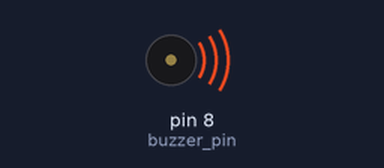
Simulated run of this sketch. Board: Arduino Nano, built with avr-gcc and run on an emulated ATmega328P. Parts: buzzer (waves = sounding).

Above: at 0.2 s.
Timing chart, 0 to 7.9 s (numbered marks = the images above):
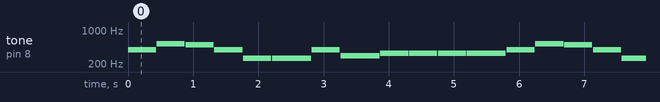

Measured:
- by itself, tone on pin 8 (buzzer_pin): plays 392 Hz for 0.43 s, 523 Hz for 0.43 s, 494 Hz for 0.43 s, 392 Hz for 0.43 s, 262 Hz for 0.43 s, 262 Hz for 0.60 s … (267 notes in this stretch)

The sketch:

musicZJL.ino
```cpp
/*------------音符对应蜂鸣器频率------------*/

#define B0  31
#define C1  33
#define CS1 35
#define D1  37
#define DS1 39
#define E1  41
#define F1  44
#define FS1 46
#define G1  49
#define GS1 52
#define A1  55
#define AS1 58
#define B1  62
#define C2  65
#define CS2 69
#define D2  73
#define DS2 78
#define E2  82
#define F2  87
#define FS2 93
#define G2  98
#define GS2 104
#define A2  110
#define AS2 117
#define B2  123
#define C3  131
#define CS3 139
#define D3  147
#define DS3 156
#define E3  165
#define F3  175
#define FS3 185
#define G3  196
#define GS3 208
#define A3  220
#define AS3 233
#define B3  247
#define C4  262
#define CS4 277
#define D4  294
#define DS4 311
#define E4  330
#define F4  349
#define FS4 370
#define G4  392
#define GS4 415
#define A4  440
#define AS4 466
#define B4  494
#define C5  523
#define CS5 554
#define D5  587
#define DS5 622
#define E5  659
#define F5  698
#define FS5 740
#define G5  784
#define GS5 831
#define A5  880
#define AS5 932
#define B5  988
#define C6  1047
#define CS6 1109
#define D6  1175
#define DS6 1245
#define E6  1319
#define F6  1397
#define FS6 1480
#define G6  1568
#define GS6 1661
#define A6  1760
#define AS6 1865
#define B6  1976
#define C7  2093
#define CS7 2217
#define D7  2349
#define DS7 2489
#define E7  2637
#define F7  2794
#define FS7 2960
#define G7  3136
#define GS7 3322
#define A7  3520
#define AS7 3729
#define B7  3951
#define C8  4186
#define CS8 4435
#define D8  4699
#define DS8 4978

#define buzzer_pin 8 //定义蜂鸣器引脚

/*------------定义歌曲音调的数组------------*/

int notes[] = {
  G4, C5, B4, G4, C4,
  C4,G4, D4,E4,E4,E4,
  E4,G4,C5,B4,G4,C4,
  C4,G4,D4,E4,F4,E4,
  E4,G4,D5,C5,B4,C5,
  C5,D5,E5,C5,C5,A4,
  A4,B4,C5,G4,G4,C4,
  G4,F4,E4,D4,C4,C4,
  C4,B3,B3

};

/*------------定义歌曲节奏的数组------------*/

byte beats[] = {
  400,400,400,400,400,
  200,400,200,400,400,400,
  200,400,400,400,400,400,
  200,400,200,400,400,400,
  200,400,400,400,400,400,
  200,400,200,400,400,400,
  200,400,200,400,400,400,
  400,400,400,200,400,200,
  200,400,200
};

void setup() {
  pinMode(buzzer_pin, OUTPUT); //定义蜂鸣器引脚为输出状态
}

void loop() {
  for ( int i = 0; i <50 ; i++) {

/*------------设置i在歌曲长度内递增，这样就能逐一执行数组中的数据------------*/

    tone(buzzer_pin, notes[i]); //播放音乐
    delay(beats[i]*3); //播放间隔

    noTone(buzzer_pin);
    delay(10);
  }
}
```
